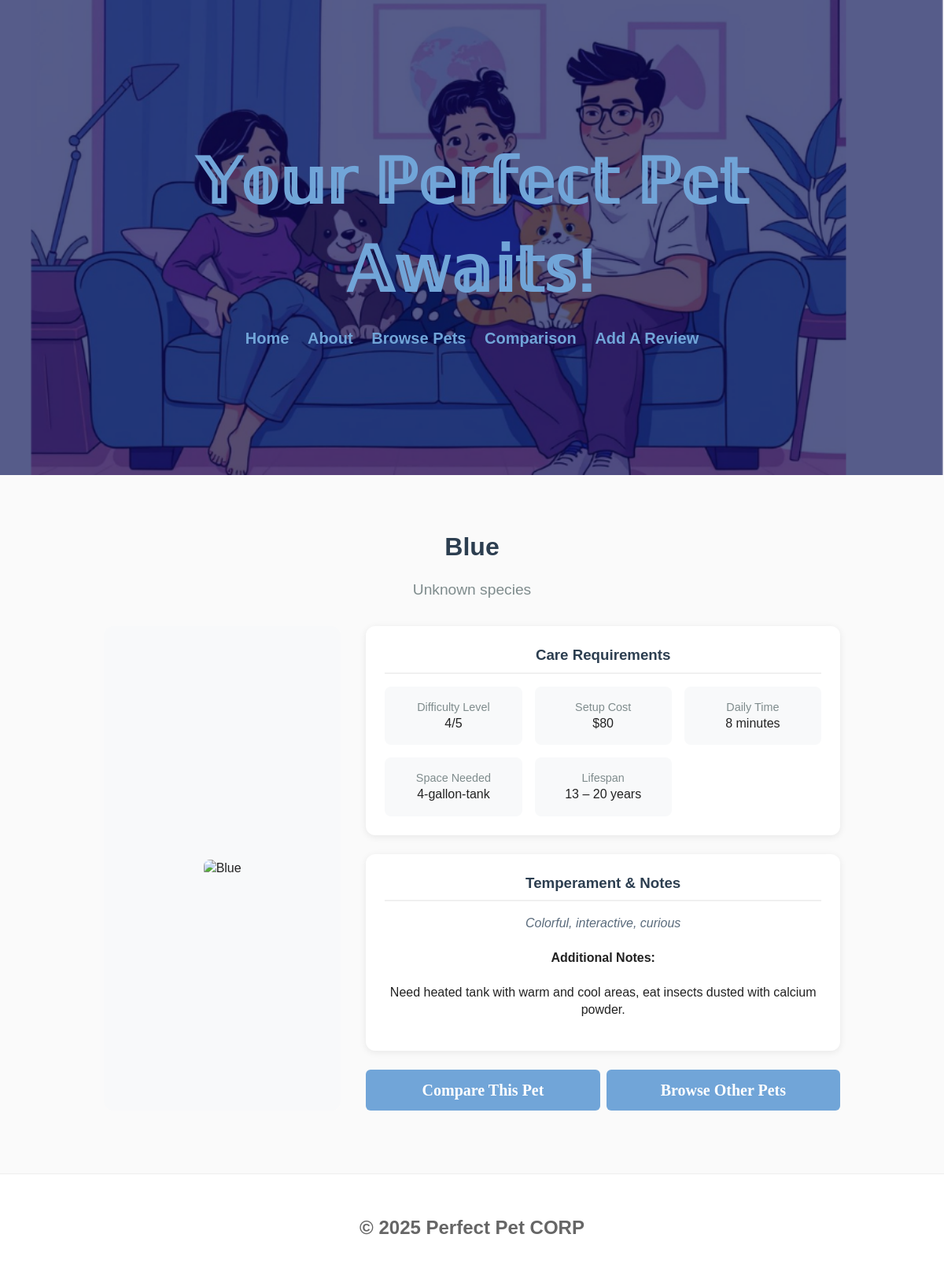
Screenshot of /pet/5 with the database file from the repository.
### tables this page shows
CREATE TABLE Pets (id INTEGER PRIMARY KEY AUTOINCREMENT, name TEXT NOT NULL, species_id INTEGER NOT NULL REFERENCES Species (id), lifespan TEXT (20), difficulty INTEGER, cost_setup INTEGER, daily_time_min INTEGER, space_required TEXT, temperament TEXT (20), notes TEXT (20));

### routes.py (the view)
@app.route('/pet/<int:pet_id>')
def pet_profile(pet_id):
    conn = get_db()
    try:
        pet = conn.execute('''SELECT id,
                            name,
                            species_id,
                            lifespan,
                            difficulty,
                            cost_setup,
                            daily_time_min,
                            space_required,
                            temperament,
                            notes FROM Pets
                            WHERE id = ?''', (pet_id,)).fetchone()
        print(dict(pet))
        if pet is not None:
            print("got here")
            return render_template('pet_profiles.html', pet=dict(pet))
        else:
            return render_template('error.html',
                                   message=(f'Pet with ID {pet_id} not found. \
                                       <a href="/browse">Browse all pets</a>'))
    except Exception as e:
        print("Error fetching pet:", e)
        return render_template('error.html',
                               message='Error loading pet information. \
                                   Please try again.')
    finally:
        conn.close()

### templates/pet_profiles.html (shortened to what this page needs)
{% extends 'layout.html' %}
{% block content %}
<div class="pet-profile-container">
    <div class="pet-header">
        <h1>{{ pet.name }}</h1>
        <p class="pet-species">{{ pet.species or 'Unknown species' }}</p>
    </div>
    <div class="pet-content">
        <div class="pet-image-large">
            <img src="/static/images/{{ pet.name|lower }}.jpg" alt="{{ pet.name }}">
        </div>
        <div class="pet-details">
            <div class="detail-card">
                <h3>Care Requirements</h3>
                <div class="detail-grid">
                    <div class="detail-item">
                        <span class="detail-label">Difficulty Level</span>
                        <span class="detail-value">{{ pet.difficulty }}/5</span>
                    </div>
                    <div class="detail-item">
                        <span class="detail-label">Setup Cost</span>
                        <span class="detail-value">${{ pet.cost_setup }}</span>
                    </div>
                    <div class="detail-item">
                        <span class="detail-label">Daily Time</span>
                        <span class="detail-value">{{ pet.daily_time_min }} minutes</span>
                    </div>
                    <div class="detail-item">
                        <span class="detail-label">Space Needed</span>
                        <span class="detail-value">{{ pet.space_required or 'Unknown' }}</span>
                    </div>
                    <div class="detail-item">
                        <span class="detail-label">Lifespan</span>
                        <span class="detail-value">{{ pet.lifespan or 'Unknown' }}</span>
                    </div>
                </div>
            </div>
            <div class="detail-card">
                <h3>Temperament & Notes</h3>
                <p class="pet-temperament">{{ pet.temperament or 'No temperament information available.' }}</p>
                {% if pet.notes %}
                <div class="pet-notes">
                    <h4>Additional Notes:</h4>
                    <p>{{ pet.notes }}</p>
                </div>
                {% endif %}
            </div>
            <div class="pet-actions">
                <a href="/compare?first={{ pet.name }}" class="btn-primary">Compare This Pet</a>
                <a href="/browse" class="btn-secondary">Browse Other Pets</a>
            </div>
        </div>
    </div>
</div>
{% endblock %}

### static/css/style.css (style rules this page uses)
:root { --muted: #666; --bg: #fafafa; }
.pet-temperament { color: #5a6b7c; margin: 0.5rem 0; font-style: italic; }
* { box-sizing: border-box; }
body { font-family: Arial, Helvetica, sans-serif; margin: 0; background: var(--bg); color: #222; line-height: 1.4; }
.btn-primary, .btn-secondary { padding: 0.75rem 1.5rem; border-radius: 6px; text-decoration: none; font-weight: bold; display: inline-block; color: white; font-family: 'Merienda', cursive; font-size: 20px; background-color: #71a5d8; }
.btn-primary { color: white; border: 2px solid var(--accent); }
.btn-secondary { color: white; border: 2px solid var(--accent); }
.pet-header { text-align: center; }
.pet-header { text-align: center; flex: 1; }
.pet-temperament { color: #5a6b7c; margin: 1rem 0; font-style: italic; line-height: 1.5; }
.pet-actions { display: flex; gap: 0.5rem; margin-top: 1.5rem; }
.pet-actions a { flex: 1; text-align: center; padding: 0.75rem; border-radius: 6px; text-decoration: none; font-weight: bold; transition: all 0.3s ease; }
.pet-profile-container { max-width: 1000px; margin: 0 auto; padding: 2rem 1rem; }
.pet-header { text-align: center; margin-bottom: 2rem; }
.pet-header h1 { color: #2c3e50; margin-bottom: 0.5rem; }
.pet-species { color: #7f8c8d; font-size: 1.2rem; }
.pet-content { display: grid; grid-template-columns: 1fr 2fr; gap: 2rem; }
.pet-image-large { background: #f8f9fa; border-radius: 12px; padding: 2rem; display: flex; align-items: center; justify-content: center; min-height: 300px; }
.pet-image-large img { max-width: 100%; max-height: 250px; border-radius: 8px; }
.detail-card { background: white; padding: 1.5rem; border-radius: 12px; box-shadow: 0 2px 10px rgba(0,0,0,0.08); margin-bottom: 1.5rem; }
.detail-card h3 { color: #2c3e50; margin-top: 0; margin-bottom: 1rem; border-bottom: 2px solid #f0f0f0; padding-bottom: 0.5rem; }
.detail-grid { display: grid; grid-template-columns: repeat(auto-fit, minmax(150px, 1fr)); gap: 1rem; }
.detail-item { display: flex; flex-direction: column; padding: 1rem; background: #f8f9fa; border-radius: 8px; }
.detail-label { font-size: 0.9rem; color: #7f8c8d; margin-bottom: }

### rows the page displays
Pets: name "Blue", difficulty "4", cost_setup "80", daily_time_min "8", space_required "4-gallon-tank", lifespan "13 – 20 years", temperament "Colorful, interactive, curious", notes "Need heated tank with warm and cool areas, eat insects dusted with calcium powder."

### other values shown
{{ pet.species or 'Unknown species' }} "Unknown species"
